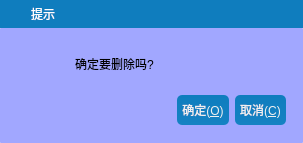
<?xml version="1.0" encoding="UTF-8"?>
<ui version="4.0">
 <class>frmMessageBox</class>
 <widget class="QDialog" name="frmMessageBox">
  <property name="geometry">
   <rect>
    <x>0</x>
    <y>0</y>
    <width>303</width>
    <height>143</height>
   </rect>
  </property>
  <property name="windowTitle">
   <string>提示</string>
  </property>
  <layout class="QVBoxLayout" name="verticalLayout">
   <property name="spacing">
    <number>0</number>
   </property>
   <property name="leftMargin">
    <number>0</number>
   </property>
   <property name="topMargin">
    <number>0</number>
   </property>
   <property name="rightMargin">
    <number>0</number>
   </property>
   <property name="bottomMargin">
    <number>0</number>
   </property>
   <item>
    <widget class="QWidget" name="widget_title" native="true">
     <property name="sizePolicy">
      <sizepolicy hsizetype="Preferred" vsizetype="Fixed">
       <horstretch>0</horstretch>
       <verstretch>0</verstretch>
      </sizepolicy>
     </property>
     <property name="minimumSize">
      <size>
       <width>100</width>
       <height>28</height>
      </size>
     </property>
     <property name="styleSheet">
      <string notr="true">background-color:#0F7DBE;
color:white;</string>
     </property>
     <layout class="QHBoxLayout" name="horizontalLayout_2">
      <property name="spacing">
       <number>0</number>
      </property>
      <property name="leftMargin">
       <number>0</number>
      </property>
      <property name="topMargin">
       <number>0</number>
      </property>
      <property name="rightMargin">
       <number>0</number>
      </property>
      <property name="bottomMargin">
       <number>0</number>
      </property>
      <item>
       <widget class="QLabel" name="lab_Ico">
        <property name="sizePolicy">
         <sizepolicy hsizetype="Minimum" vsizetype="Preferred">
          <horstretch>0</horstretch>
          <verstretch>0</verstretch>
         </sizepolicy>
        </property>
        <property name="minimumSize">
         <size>
          <width>31</width>
          <height>0</height>
         </size>
        </property>
        <property name="text">
         <string/>
        </property>
        <property name="alignment">
         <set>Qt::AlignCenter</set>
        </property>
       </widget>
      </item>
      <item>
       <widget class="QLabel" name="lab_Title">
        <property name="sizePolicy">
         <sizepolicy hsizetype="Expanding" vsizetype="Preferred">
          <horstretch>0</horstretch>
          <verstretch>0</verstretch>
         </sizepolicy>
        </property>
        <property name="styleSheet">
         <string notr="true">font: 10pt &quot;微软雅黑&quot;;
QLabel#lab_Ico,QLabel#lab_Title{
	border-radius:0px;
	color: #F0F0F0;
	background-color:rgba(0,0,0,0);
	border-style:none;
}
QWidget#widget_title{
	background: qlineargradient(spread:pad, x1:0, y1:0, x2:0, y2:1, stop:0 #0F7DBE, stop:1 #1582C3);
}
</string>
        </property>
        <property name="text">
         <string>提示</string>
        </property>
        <property name="alignment">
         <set>Qt::AlignLeading|Qt::AlignLeft|Qt::AlignVCenter</set>
        </property>
       </widget>
      </item>
      <item>
       <widget class="QWidget" name="widget_menu" native="true">
        <property name="sizePolicy">
         <sizepolicy hsizetype="Minimum" vsizetype="Preferred">
          <horstretch>0</horstretch>
          <verstretch>0</verstretch>
         </sizepolicy>
        </property>
        <layout class="QHBoxLayout" name="horizontalLayout">
         <property name="spacing">
          <number>0</number>
         </property>
         <property name="leftMargin">
          <number>0</number>
         </property>
         <property name="topMargin">
          <number>0</number>
         </property>
         <property name="rightMargin">
          <number>0</number>
         </property>
         <property name="bottomMargin">
          <number>0</number>
         </property>
         <item>
          <widget class="QPushButton" name="btnMenu_Close">
           <property name="sizePolicy">
            <sizepolicy hsizetype="Minimum" vsizetype="Expanding">
             <horstretch>0</horstretch>
             <verstretch>0</verstretch>
            </sizepolicy>
           </property>
           <property name="minimumSize">
            <size>
             <width>40</width>
             <height>0</height>
            </size>
           </property>
           <property name="cursor">
            <cursorShape>ArrowCursor</cursorShape>
           </property>
           <property name="focusPolicy">
            <enum>Qt::NoFocus</enum>
           </property>
           <property name="toolTip">
            <string>关闭</string>
           </property>
           <property name="styleSheet">
            <string notr="true">QPushButton{
	border-radius:0px;
	color: #F0F0F0;
	background-color:rgba(0,0,0,0);
	border-style:none;
}
QPushButton#btnMenu_Close:hover{
	background-color: qlineargradient(spread:pad, x1:0, y1:1, x2:0, y2:0, stop:0 rgba(238, 0, 0, 128), stop:1 rgba(238, 44, 44, 255));
}</string>
           </property>
           <property name="text">
            <string/>
           </property>
           <property name="flat">
            <bool>true</bool>
           </property>
          </widget>
         </item>
        </layout>
       </widget>
      </item>
     </layout>
    </widget>
   </item>
   <item>
    <widget class="QWidget" name="widget_main" native="true">
     <property name="styleSheet">
      <string notr="true">font: 11pt &quot;微软雅黑&quot;;
background-color:rgb(161, 167, 255,255);
border-radius:1px;</string>
     </property>
     <layout class="QVBoxLayout" name="verticalLayout_2">
      <property name="spacing">
       <number>5</number>
      </property>
      <property name="leftMargin">
       <number>5</number>
      </property>
      <property name="topMargin">
       <number>5</number>
      </property>
      <property name="rightMargin">
       <number>5</number>
      </property>
      <property name="bottomMargin">
       <number>5</number>
      </property>
      <item>
       <widget class="QGroupBox" name="groupBox">
        <property name="title">
         <string/>
        </property>
        <widget class="QLabel" name="labIcoMain">
         <property name="geometry">
          <rect>
           <x>10</x>
           <y>10</y>
           <width>45</width>
           <height>45</height>
          </rect>
         </property>
         <property name="styleSheet">
          <string notr="true">border-image: url(:/image/info.png);</string>
         </property>
         <property name="text">
          <string/>
         </property>
        </widget>
        <widget class="QLabel" name="labInfo">
         <property name="geometry">
          <rect>
           <x>70</x>
           <y>10</y>
           <width>211</width>
           <height>41</height>
          </rect>
         </property>
         <property name="text">
          <string>确定要删除吗?</string>
         </property>
         <property name="scaledContents">
          <bool>false</bool>
         </property>
         <property name="wordWrap">
          <bool>true</bool>
         </property>
        </widget>
        <widget class="QWidget" name="layoutWidget">
         <property name="geometry">
          <rect>
           <x>10</x>
           <y>60</y>
           <width>271</width>
           <height>34</height>
          </rect>
         </property>
         <layout class="QHBoxLayout" name="horizontalLayout_3">
          <item>
           <spacer name="horizontalSpacer">
            <property name="orientation">
             <enum>Qt::Horizontal</enum>
            </property>
            <property name="sizeHint" stdset="0">
             <size>
              <width>40</width>
              <height>20</height>
             </size>
            </property>
           </spacer>
          </item>
          <item>
           <widget class="QPushButton" name="btnOk">
            <property name="cursor">
             <cursorShape>PointingHandCursor</cursorShape>
            </property>
            <property name="focusPolicy">
             <enum>Qt::StrongFocus</enum>
            </property>
            <property name="styleSheet">
             <string notr="true">.QPushButton{
	border-style: none;
	border: 0px;
	color: #F0F0F0;
	padding: 5px;	
	min-height: 20px;
	border-radius:5px;
	background: qlineargradient(spread:pad, x1:0, y1:0, x2:0, y2:1, stop:0 #0F7DBE, stop:1 #1582C3); 
}

.QPushButton[focusPolicy=&quot;0&quot;] {
	border-style: none;
	border: 0px;
	color: #F0F0F0;
	padding: 0px;	
	min-height: 10px;
	border-radius:3px;
	background: qlineargradient(spread:pad, x1:0, y1:0, x2:0, y2:1, stop:0 #0F7DBE, stop:1 #1582C3); 
}

.QPushButton:hover{ 
	background: qlineargradient(spread:pad, x1:0, y1:0, x2:0, y2:1, stop:0 #50A3F0, stop:1 #489CEA);
}

.QPushButton:pressed{ 
	background: qlineargradient(spread:pad, x1:0, y1:0, x2:0, y2:1, stop:0 #0F7DBE, stop:1 #1582C3);
}</string>
            </property>
            <property name="text">
             <string>确定(&amp;O)</string>
            </property>
            <property name="icon">
             <iconset>
              <normaloff>:/image/update.png</normaloff>:/image/update.png</iconset>
            </property>
            <property name="iconSize">
             <size>
              <width>20</width>
              <height>20</height>
             </size>
            </property>
           </widget>
          </item>
          <item>
           <widget class="QPushButton" name="btnCancel">
            <property name="cursor">
             <cursorShape>PointingHandCursor</cursorShape>
            </property>
            <property name="focusPolicy">
             <enum>Qt::StrongFocus</enum>
            </property>
            <property name="styleSheet">
             <string notr="true">.QPushButton{
	border-style: none;
	border: 0px;
	color: #F0F0F0;
	padding: 5px;	
	min-height: 20px;
	border-radius:5px;
	background: qlineargradient(spread:pad, x1:0, y1:0, x2:0, y2:1, stop:0 #0F7DBE, stop:1 #1582C3); 
}

.QPushButton[focusPolicy=&quot;0&quot;] {
	border-style: none;
	border: 0px;
	color: #F0F0F0;
	padding: 0px;	
	min-height: 10px;
	border-radius:3px;
	background: qlineargradient(spread:pad, x1:0, y1:0, x2:0, y2:1, stop:0 #0F7DBE, stop:1 #1582C3); 
}

.QPushButton:hover{ 
	background: qlineargradient(spread:pad, x1:0, y1:0, x2:0, y2:1, stop:0 #50A3F0, stop:1 #489CEA);
}

.QPushButton:pressed{ 
	background: qlineargradient(spread:pad, x1:0, y1:0, x2:0, y2:1, stop:0 #0F7DBE, stop:1 #1582C3);
}</string>
            </property>
            <property name="text">
             <string>取消(&amp;C)</string>
            </property>
            <property name="icon">
             <iconset>
              <normaloff>:/image/close.png</normaloff>:/image/close.png</iconset>
            </property>
            <property name="iconSize">
             <size>
              <width>20</width>
              <height>20</height>
             </size>
            </property>
           </widget>
          </item>
         </layout>
        </widget>
       </widget>
      </item>
     </layout>
    </widget>
   </item>
  </layout>
 </widget>
 <resources/>
 <connections/>
</ui>
